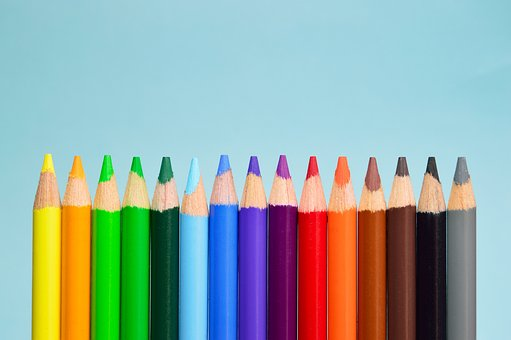
#> input picture Labs/Image Assets/color_pencils.jpg, 511 x 340 px, found by its file name
$ jupyter execute 'E071_Arya Shah_IPPR Lab 09 - Part 2.ipynb'
#> lines starting #> are read from the running program, lines starting #| are printed output that depends on the picture; after the words box and inside, x2 and y2 are one past the last pixel; in counts of white or black regions, pixels touching at a corner belong together
# IPPR Lab 9 - Part 2

## Name : Arya Shah
## Roll No. E071
## Class : BTech CSBS

[cell 1]
from skimage import io
import numpy as np
import matplotlib.pyplot as plt
from scipy import signal
from skimage.color import rgb2gray, rgba2rgb
import cv2
from skimage.color import hsv2rgb

[cell 2]
img = cv2.imread('color_pencils.jpg')
#> img is the input picture: shape (340, 511, 3); mean B, G, R 164.6, 170.8, 148.4
img = cv2.cvtColor(img, cv2.COLOR_BGR2RGB)

[cell 3]
img_hsv = cv2.cvtColor(img, cv2.COLOR_RGB2HSV)
#> img_hsv: shape (340, 511, 3); mean H, S, V 82.5, 115.6, 203.1

[cell 4]
plt.figure(figsize=(20,20))
plt.subplot(1,3,1)
plt.imshow(img_hsv[:,:,0], cmap = 'hsv')
plt.title('Hue')
plt.colorbar()
plt.subplot(1,3,2)
plt.imshow(img_hsv[:,:,1], cmap = 'gray')
plt.title('Saturation')
plt.colorbar()
plt.subplot(1,3,3)
plt.imshow(img_hsv[:,:,2], cmap = 'gray')
plt.title('Value')
plt.colorbar()
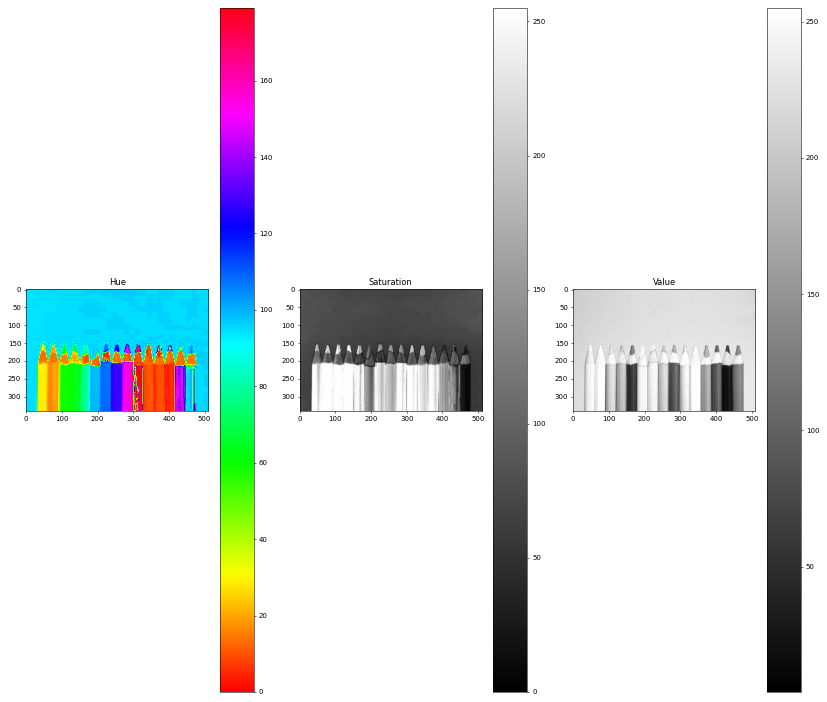
#> figure drawn by matplotlib, 6 panels

[cell 5]
low_th = img_hsv[:,:,0] > 160
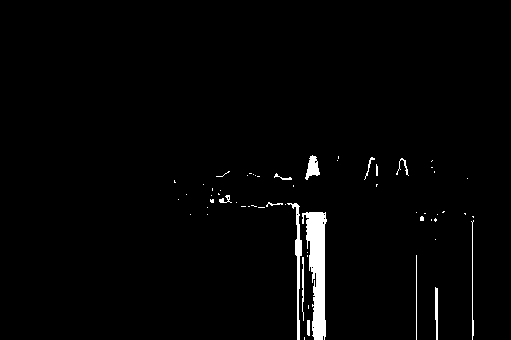
#> low_th: shape (340, 511) bool; 2% white; 60 white regions (46 under 20 px), largest, box (x1, y1, x2, y2) and area: (302, 212, 327, 340) 1868, (287, 203, 302, 340) 469, (305, 155, 320, 180) 209
high_th = img_hsv[:,:,0] < 180
#> high_th: shape (340, 511) bool; every value is 1

filter_h = low_th*high_th

[cell 6]
img_h = img.copy()

[cell 7]
img_h[:,:,0] = img[:,:,0]*filter_h
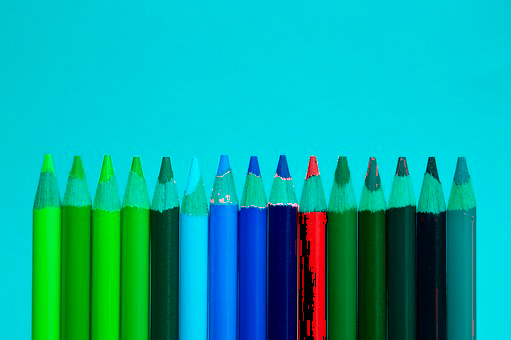
#> img_h: shape (340, 511, 3); mean R, G, B 3.9, 170.8, 164.6
img_h[:,:,1] = img[:,:,1]*filter_h
img_h[:,:,2] = img[:,:,2]*filter_h

[cell 8]
plt.imshow(img_h, cmap = 'hsv')

[cell 9]
filter_s = img_hsv[:,:,1] > 150
#> filter_s: shape (340, 511) bool; 27.9% white; 77 white regions (58 under 20 px), largest, box (x1, y1, x2, y2) and area: (206, 205, 406, 340) 25443, (32, 203, 190, 340) 20232, (335, 158, 350, 187) 299

[cell 10]
img_s = img.copy()

[cell 11]
img_s[:,:,0] = img[:,:,0]*filter_h*filter_s
img_s[:,:,1] = img[:,:,1]*filter_h*filter_s
img_s[:,:,2] = img[:,:,2]*filter_h*filter_s

[cell 12]
plt.imshow(img_s, cmap = 'hsv')

[cell 13]
# For Extracting Yellow Pencil
# H = >25 <40
# S = > 200
# V = > 200

ch_h = img_hsv[:,:,0] > 25
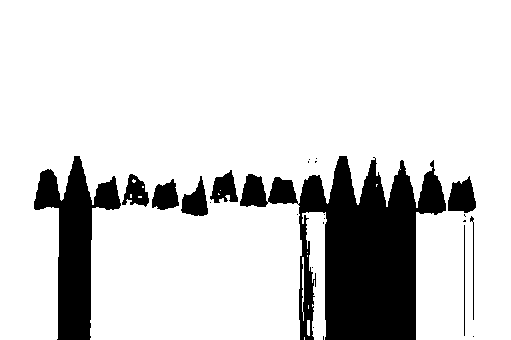
#> ch_h: shape (340, 511) bool; 83.4% white; 24 black regions (15 under 20 px), largest, box (x1, y1, x2, y2) and area: (240, 156, 446, 340) 18782, (34, 156, 121, 340) 6740, (448, 176, 476, 213) 731
ch_h1 = img_hsv[:,:,0] < 40
#> ch_h1: shape (340, 511) bool; 19.1% white; 27 white regions (20 under 20 px), largest, box (x1, y1, x2, y2) and area: (240, 156, 476, 340) 19600, (32, 154, 180, 340) 11978, (179, 176, 208, 216) 634
ch_s = img_hsv[:,:,1] > 200
#> ch_s: shape (340, 511) bool; 21.8% white; 45 white regions (32 under 20 px), largest, box (x1, y1, x2, y2) and area: (32, 205, 179, 340) 18415, (268, 205, 389, 340) 14688, (207, 205, 226, 340) 2363
ch_v = img_hsv[:,:,2] > 200
#> ch_v: shape (340, 511) bool; 78.9% white; 115 black regions (94 under 20 px), largest, box (x1, y1, x2, y2) and area: (356, 157, 477, 340) 16129, (117, 195, 189, 340) 7923, (261, 198, 307, 340) 5601

filter_y = ch_h*ch_h1*ch_s*ch_v
#> filter_y: shape (340, 511) bool; 1.6% white; 2 white regions, box (x1, y1, x2, y2) and area: (35, 208, 59, 340) 2743, (43, 156, 48, 171) 43

[cell 14]
img_y = img.copy()

[cell 15]
img_y[:,:,0] = img[:,:,0]*filter_y
img_y[:,:,1] = img[:,:,1]*filter_y
img_y[:,:,2] = img[:,:,2]*filter_y

[cell 16]
plt.imshow(img_y)

[cell 17]
ch_h = img_hsv[:,:,0] > 125
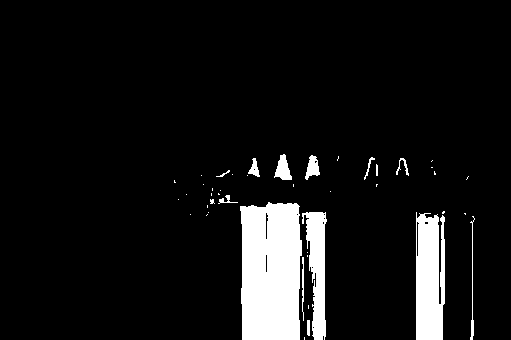
#> ch_h: shape (340, 511) bool; 8.2% white; 44 white regions (30 under 20 px), largest, box (x1, y1, x2, y2) and area: (240, 202, 302, 340) 7824, (416, 212, 445, 340) 3311, (302, 212, 327, 340) 1868
ch_h1 = img_hsv[:,:,0] < 145
#> ch_h1: shape (340, 511) bool; 94.9% white; 52 black regions (38 under 20 px), largest, box (x1, y1, x2, y2) and area: (240, 202, 302, 340) 4152, (302, 212, 327, 340) 1868, (416, 213, 428, 340) 985
ch_s = img_hsv[:,:,1] > 140
#> ch_s: shape (340, 511) bool; 29% white; 60 white regions (46 under 20 px), largest, box (x1, y1, x2, y2) and area: (205, 204, 434, 340) 27729, (32, 190, 192, 340) 20648, (335, 157, 350, 189) 323
ch_v = img_hsv[:,:,2] > 140
#> ch_v: shape (340, 511) bool; 87.3% white; 73 black regions (54 under 20 px), largest, box (x1, y1, x2, y2) and area: (385, 205, 476, 340) 11366, (266, 204, 299, 340) 4320, (148, 206, 180, 340) 4003

filter_y = ch_h*ch_h1*ch_s*ch_v
#> filter_y: shape (340, 511) bool; 1.9% white; 3 white regions (1 under 20 px), largest, box (x1, y1, x2, y2) and area: (240, 207, 266, 340) 3187, (249, 158, 259, 175) 80

[cell 18]
img_y = img.copy()

[cell 19]
img_y[:,:,0] = img[:,:,0]*filter_y
img_y[:,:,1] = img[:,:,1]*filter_y
img_y[:,:,2] = img[:,:,2]*filter_y

[cell 20]
plt.imshow(img_y)

[cell 21]
ch_h = img_hsv[:,:,0] > 40
#> ch_h: shape (340, 511) bool; 80.9% white; 27 black regions (20 under 20 px), largest, box (x1, y1, x2, y2) and area: (240, 156, 476, 340) 19606, (32, 154, 180, 340) 12018, (179, 176, 208, 216) 634
ch_h1 = img_hsv[:,:,0] < 78
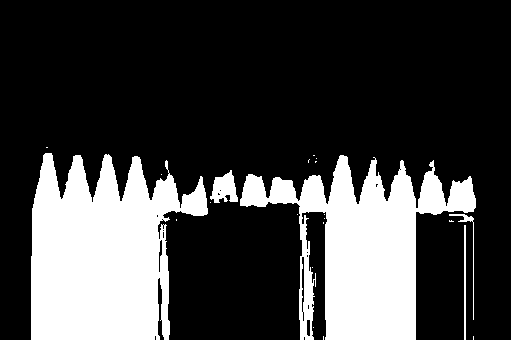
#> ch_h1: shape (340, 511) bool; 25.4% white; 22 white regions (17 under 20 px), largest, box (x1, y1, x2, y2) and area: (31, 153, 208, 340) 23240, (240, 155, 476, 340) 19777, (210, 170, 238, 203) 574, (464, 225, 466, 340) 230, (449, 214, 474, 320) 192
ch_s = img_hsv[:,:,1] > 175
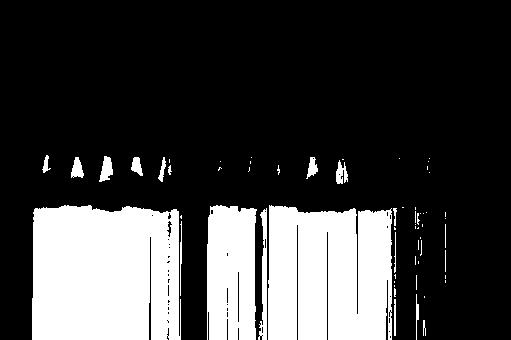
#> ch_s: shape (340, 511) bool; 24.8% white; 61 white regions (40 under 20 px), largest, box (x1, y1, x2, y2) and area: (32, 205, 181, 340) 19022, (268, 205, 392, 340) 15529, (207, 205, 257, 340) 6209
ch_v = img_hsv[:,:,2] > 175
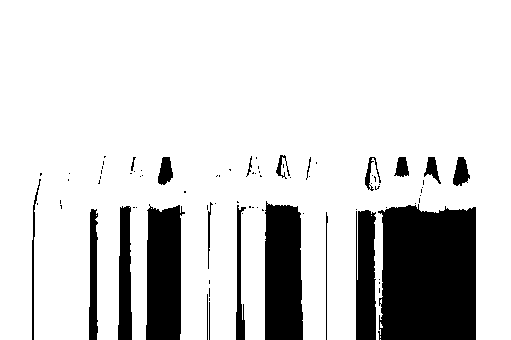
#> ch_v: shape (340, 511) bool; 83% white; 82 black regions (61 under 20 px), largest, box (x1, y1, x2, y2) and area: (378, 204, 476, 340) 12330, (265, 201, 303, 340) 4879, (146, 204, 185, 340) 4467

filter_y = ch_h*ch_h1*ch_s*ch_v
#> filter_y: shape (340, 511) bool; 3.1% white; 6 white regions (2 under 20 px), largest, box (x1, y1, x2, y2) and area: (95, 208, 120, 340) 2872, (130, 207, 148, 340) 2144, (100, 156, 113, 182) 211, (133, 157, 143, 176) 115

[cell 22]
img_y = img.copy()

[cell 23]
img_y[:,:,0] = img[:,:,0]*filter_y
img_y[:,:,1] = img[:,:,1]*filter_y
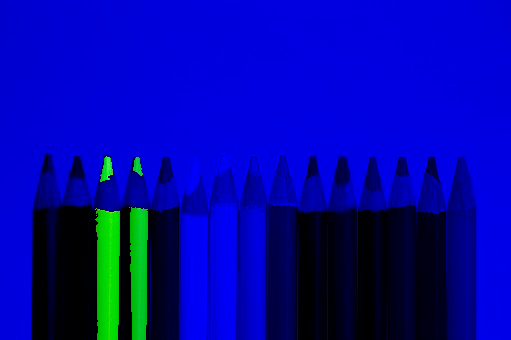
#> img_y: shape (340, 511, 3); mean R, G, B 0.2, 6.3, 164.6
img_y[:,:,2] = img[:,:,2]*filter_y
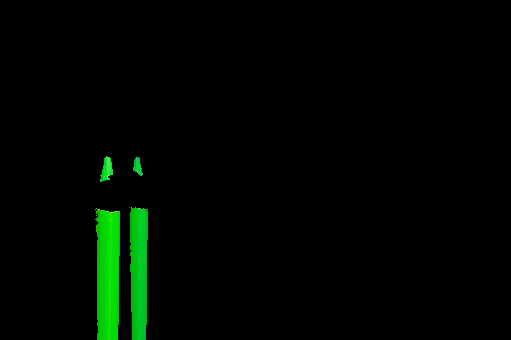
#> img_y: shape (340, 511, 3); mean R, G, B 0.2, 6.3, 0.5

$ run again, with Labs/Image Assets/baboon.png saved as Labs/Image Assets/color_pencils.jpg
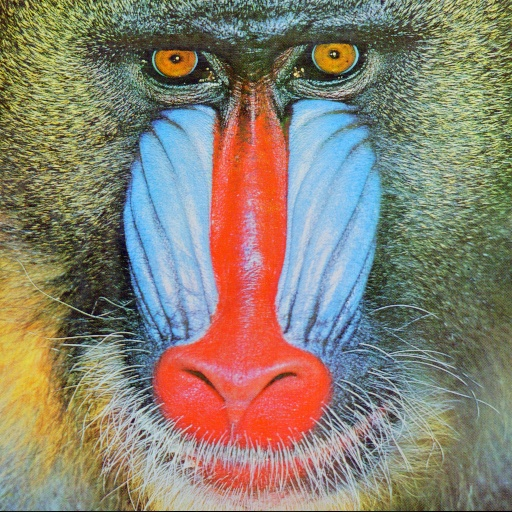
#> input picture Labs/Image Assets/baboon.png, 512 x 512 px, found by its file name
#> img is the input picture: shape (512, 512, 3); mean B, G, R 113.1, 128.9, 137.4
#> img_hsv: shape (512, 512, 3); mean H, S, V 56.8, 91.5, 157.5
#> `low_th = img_hsv[:,:,0] > 160`:
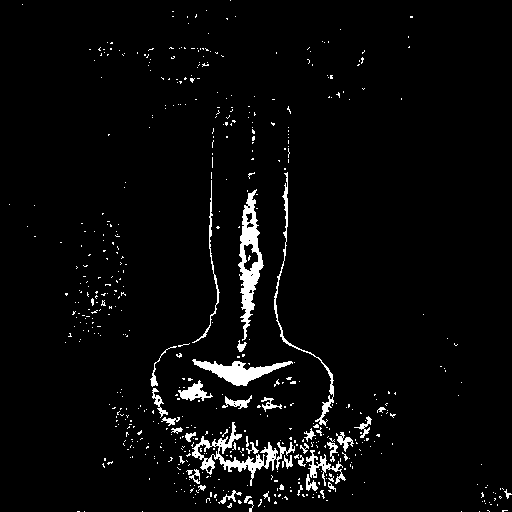
#> low_th: shape (512, 512) bool; 3.6% white; 567 white regions (527 under 20 px), largest, box (x1, y1, x2, y2) and area: (238, 189, 264, 341) 1595, (192, 422, 295, 486) 1352, (192, 359, 293, 386) 1068
#> high_th: shape (512, 512) bool; every value is 1
#> filter_s: shape (512, 512) bool; 16.1% white; 1645 white regions (1597 under 20 px), largest, box (x1, y1, x2, y2) and area: (154, 64, 331, 450) 25652, (0, 276, 75, 462) 6555, (315, 42, 355, 76) 954
#> filter_y: shape (512, 512) bool; every value is 0
#> `ch_v = img_hsv[:,:,2] > 175`:
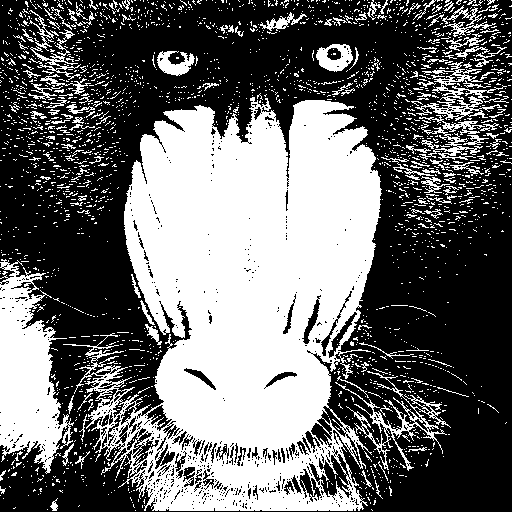
#> ch_v: shape (512, 512) bool; 41.8% white; 2480 white regions (2333 under 20 px), largest, box (x1, y1, x2, y2) and area: (63, 97, 382, 511) 80700, (0, 259, 74, 474) 8852, (335, 371, 451, 471) 1624
